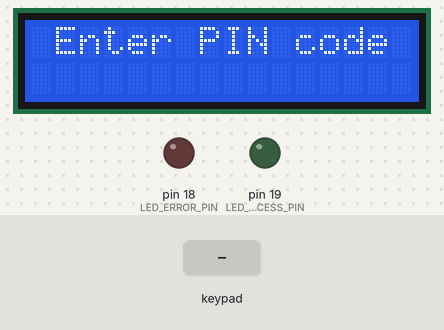
Recording of a sketch running on a simulated Arduino Uno, built with avr-gcc and run on an emulated ATmega328P. On the bench: 16×2 character LCD, output pins drawn as LEDs (lit = HIGH). Inputs (shaded band) come from the test bench. What the sketch prints to the serial monitor is not drawn.

Above: at 1.3 s.
1.4 s: keypad keys 1 0 1 0 D pressed 0.4 s apart
At 3.3 s:
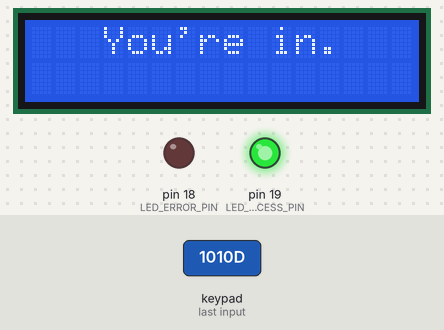
6.1 s: key 'D' pressed
At 6.8 s:
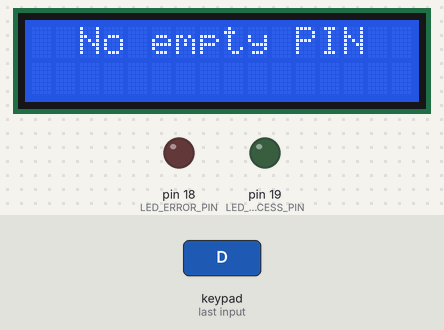
9.1 s: keypad keys 1 4 1 5 1 6 1 7 D pressed 0.4 s apart
At 13.5 s:
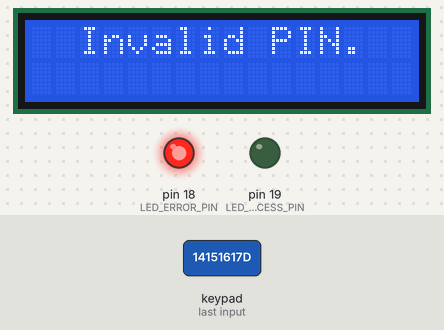
15.4 s: key 'A' pressed
At 16.6 s:
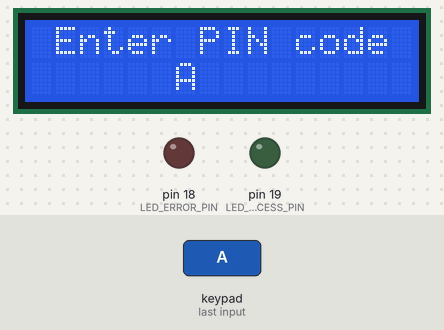
16.9 s: key 'B' pressed
At 17.9 s:
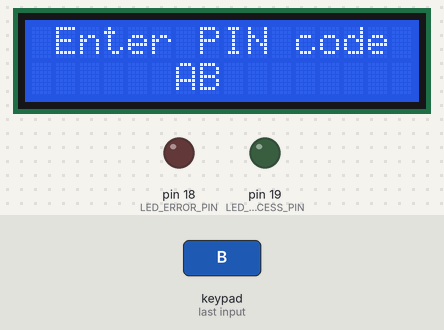
18.4 s: key 'C' pressed
At 19.1 s:
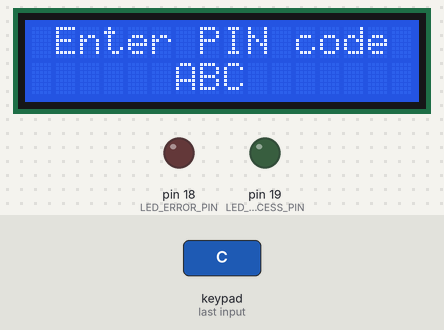
Timing chart, 0 to 20.9 s (numbered marks = the images above; inputs shaded):
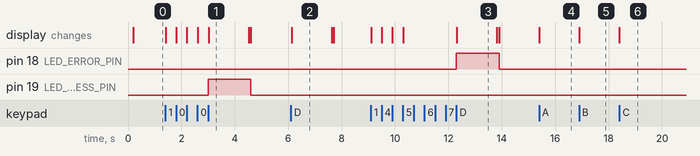

Measured:
- after the input at 1.4 s, pin 19 (LED_SUCCESS_PIN): LOW → HIGH after 1.6 s, → LOW 1.6 s later; the display: first changes at once (image 1 shows a later state)
- after the input at 6.1 s, the display: changes at once (image 2)
- after the input at 9.1 s, pin 18 (LED_ERROR_PIN): LOW → HIGH after 3.2 s, → LOW 1.6 s later; the display: first changes at once (image 3 shows a later state)
- after the input at 15.4 s, the display: changes at once (image 4)
- after the input at 16.9 s, the display: changes at once (image 5)
- after the input at 18.4 s, the display: changes at once (image 6)
- what the display in image 1 shows lasts 1.5 s, from 3.0 s to 4.5 s

The sketch:

sketch.ino
```cpp
#include <string.h>
#include <Adafruit_LiquidCrystal.h>

const int BAUD_RATE = 9600;
const int INPUT_LENGTH = 5;
const int LED_ERROR_PIN = 18;
const int LED_SUCCESS_PIN = 19;

// LCD
const int RS = 12, ENABLE = 11, D4 = 9, D5 = 8, D6 = 7, D7 = 6;
Adafruit_LiquidCrystal lcd(RS, ENABLE, D4, D5, D6, D7);

// User input
char user_input[INPUT_LENGTH];
int user_input_length = 0;

// Keypad
char backspace_key = '#';
char enter_key = 'D';
char pin_code[] = "1010";

void setup() {
  pinMode(LED_SUCCESS_PIN, OUTPUT);
  pinMode(LED_ERROR_PIN, OUTPUT);

  Serial.begin(BAUD_RATE);

  Serial.println("================================");
  Serial.println("Enter the PIN code by pressing the characters on the keypad.");
  Serial.println("> D - try pin code");
  Serial.println("> # - delete a character");
  Serial.println("================================");

  reset_lcd();
}

void loop() {
  char current_key = get_keypad_key();
  lcd.setCursor(user_input_length + 6, 1);

  if (current_key && user_input_length < INPUT_LENGTH - 1
      && current_key != enter_key
      && current_key != backspace_key) {
    user_input[user_input_length] = current_key;
    user_input_length++;
    lcd.print(current_key);
  }

  else if (current_key == enter_key){
    user_input[user_input_length] = '\0';
    Serial.println("User PIN code try: " + String(user_input));

    if (user_input_length == 0) {
      lcd.clear();
      lcd.setCursor(2, 0);
      lcd.print("No empty PIN");
      Serial.println("(Status): Please enter characters.");
    } else if (strcmp(user_input, pin_code) != 0) {
      digitalWrite(LED_ERROR_PIN, HIGH);
      lcd.clear();
      lcd.setCursor(2, 0);
      lcd.print("Invalid PIN.");
      Serial.println("(Status): Invalid PIN, please try again.");
    } else {
      digitalWrite(LED_SUCCESS_PIN, HIGH);
      lcd.clear();
      lcd.setCursor(3, 0);
      lcd.print("You're in.");
      Serial.println("(Status): Valid PIN, you're in.");
    }

    delay(1500);
    reset_lcd();
    digitalWrite(LED_ERROR_PIN, LOW);
    digitalWrite(LED_SUCCESS_PIN, LOW);
  }

  else if (current_key == backspace_key && user_input_length > 0) {
    user_input_length--;
    user_input[user_input_length] = '\0';
    lcd.setCursor(user_input_length + 6, 1);
    lcd.print(' ');
    lcd.setCursor(user_input_length + 6, 1);
  }
}
```

keypad.ino
```cpp
#include <Keypad.h>

const byte rows = 4;
const byte columns = 4;

char keypadArray[rows][columns] = {
  {'1', '2', '3', 'A'},
  {'4', '5', '6', 'B'},
  {'7', '8', '9', 'C'},
  {'*', '0', '#', 'D'},
};

byte rowPins[rows] = {14, 15, 16, 17};
byte columnPins[columns] = {5, 4, 3, 2};

Keypad keypad = Keypad(makeKeymap(keypadArray), rowPins, columnPins, rows, columns);

char get_keypad_key() {
  return keypad.getKey();
}
```

lcd.ino
```cpp
#include <Adafruit_LiquidCrystal.h>

const int lcd_dimensions[2] = {16, 2};

void reset_lcd() {
  lcd.clear();
  lcd.begin(lcd_dimensions[0], lcd_dimensions[1]);
  lcd.setCursor(1, 0);
  lcd.print("Enter PIN code \n");
  memset(user_input, '\0', sizeof(user_input));
  user_input_length = 0;
}
```
